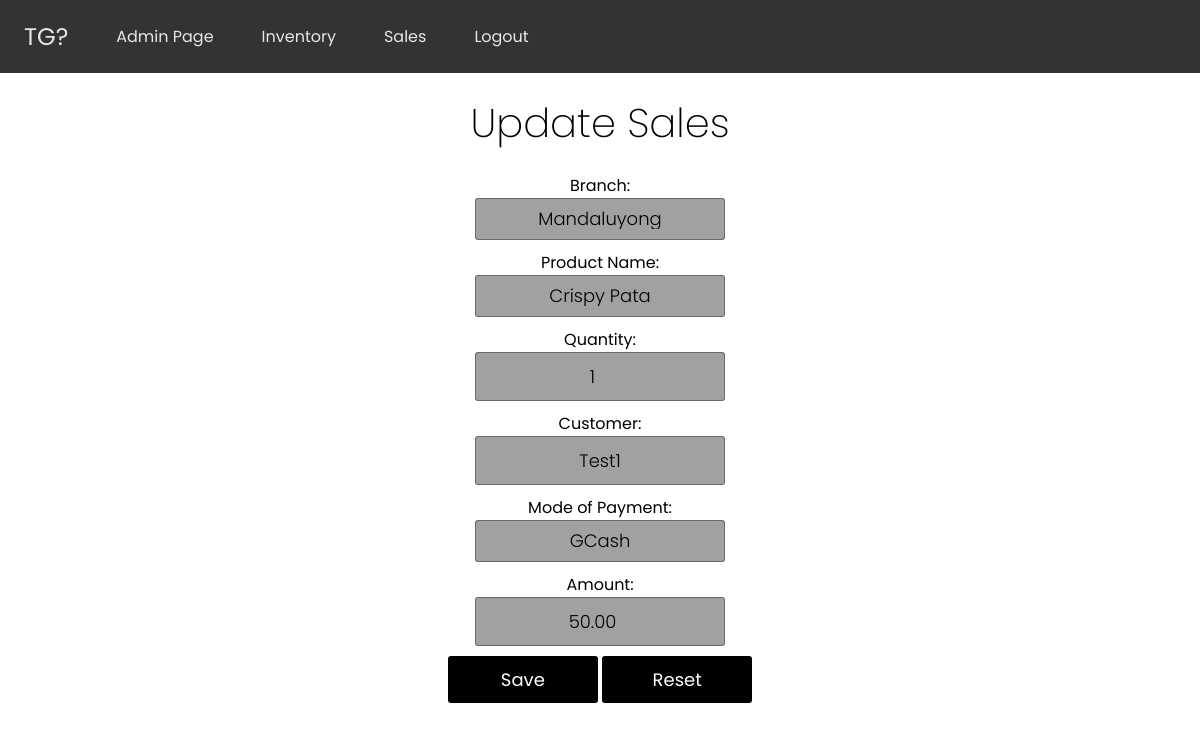
The page /updatesales/4 (signed in) on the database its author committed.
### inventoryapp/models.py (models this page shows, shortened)
class Branch(models.Model):
    branch = models.CharField(max_length=50)
    def __str__(self):
        return self.branch

class FoodInventory(models.Model):
    branch = models.ForeignKey(Branch, on_delete=models.CASCADE)
    prod_name = models.CharField(max_length=255)
    prod_type = models.ForeignKey(ProdType, on_delete=models.CASCADE)
    size = models.ForeignKey(Size, on_delete=models.CASCADE)
    price = models.FloatField(max_length=10)
    quantity = models.IntegerField()
    image = models.ImageField(upload_to="foods/%Y/%m/%d/")
    def __str__(self):
        return f'{self.prod_name}'

class DailySales(models.Model):
    user = models.ForeignKey(User, on_delete=models.CASCADE, null=True, blank=True)
    branch = models.ForeignKey(Branch, on_delete=models.CASCADE)
    prod_name = models.ForeignKey(FoodInventory, on_delete=models.CASCADE)
    quantity = models.IntegerField()
    customer = models.CharField(max_length=255)
    mop = models.ForeignKey(MOP, on_delete=models.CASCADE)
    date = models.DateField(auto_now_add=True)
    amount = models.DecimalField(max_digits=10, decimal_places=2)

### inventoryapp/views.py (the view)
# urls.py: path('updatesales/<str:pk>', views.updatesales, name='updatesales'),
@login_required(login_url="login")
def updatesales(request, pk):
    post = DailySales.objects.get(id=pk)
    salesform = SalesForm(instance=post)
    if request.method == 'POST':
        salesform = SalesForm(request.POST, request.FILES, instance=post)
        if salesform.is_valid():
            salesform.save()
            return redirect('sales')
    return render(request, 'inventoryapp/updatesales.html', {'form': salesform})

### inventoryapp/forms.py
class SalesForm(forms.ModelForm):
    class Meta:
        model = DailySales
        fields = "__all__"

### inventoryapp/models.py (called while the page is built)
    def __str__(self):
        return self.modeofp

### inventoryapp/templates/inventoryapp/updatesales.html (shortened to what this page needs)
{% extends 'inventoryapp/base.html' %}
{% block content %}
<div class="container">
<h1>Update Sales</h1>
  <div class="section-delete">
    <form action="" method="POST">
      <label>Branch: </label>
      {{form.branch}}
      <label>Product Name: </label>
      {{form.prod_name}}
      <label>Quantity: </label>
      {{form.quantity}}
      <label>Customer: </label>
      {{form.customer}}
      <label>Mode of Payment: </label>
      {{form.mop}}
      <label>Amount: </label>
      {{form.amount}}
      <div class="btn-flex">
        <button type="submit" class="button-register">Save</button>
        <button type="reset" class="button-register">Reset</button>
      </div>
    </form>
  </div>
</div>
{% endblock %}

### static/css/main.css (style rules this page uses)
* { padding: 0; margin: 0; -webkit-box-sizing: border-box; box-sizing: border-box; font-family: "Poppins", "sans-serif"; }
.container { max-width: 600px; margin: 0 auto; padding: 20px 0; height: 200px; text-align: center; }
.container h1 { font-size: 40px; transition-duration: 1s; transition-timing-function: ease-in-put; font-weight: 200; }
form { padding: 20px 0; position: relative; z-index: 2; }
form input { display: block; appearance: none; outline: 0; border: 1px solid rgba(23, 22, 22, 0.4); background-color: rgba(23, 22, 22, 0.4); width: 250px; border-radius: 3px; padding: 10px 15px; margin: 0 auto 10px auto; text-align: center; font-size: 18px; color: rgb(0, 0, 0); transition-duration: 0.25s; font-weight: 300; }
form button { appearance: none; outline: 0; background-color: rgb(0, 0, 0); border: 0; padding: 10px 15px; color: #ffffff; border-radius: 3px; width: 250px; cursor: pointer; font-size: 18px; transition-duration: 0.25s; }
form .button-register { appearance: none; outline: 0; background-color: rgb(0, 0, 0); border: 0; padding: 10px 15px; color: #ffffff; border-radius: 3px; width: 150px; cursor: pointer; font-size: 18px; transition-duration: 0.25s; }
form select { display: block; appearance: none; outline: 0; border: 1px solid rgba(23, 22, 22, 0.4); background-color: rgba(23, 22, 22, 0.4); width: 250px; border-radius: 3px; padding: 10px 15px; margin: 0 auto 10px auto; text-align: center; font-size: 18px; color: rgb(0, 0, 0); transition-duration: 0.25s; font-weight: 300; }

### rows shown on the page
Branch: branch "Mandaluyong"
FoodInventory: prod_name "Crispy Pata"
DailySales: quantity "1", customer "Test1", mop "GCash", amount "50.00"
